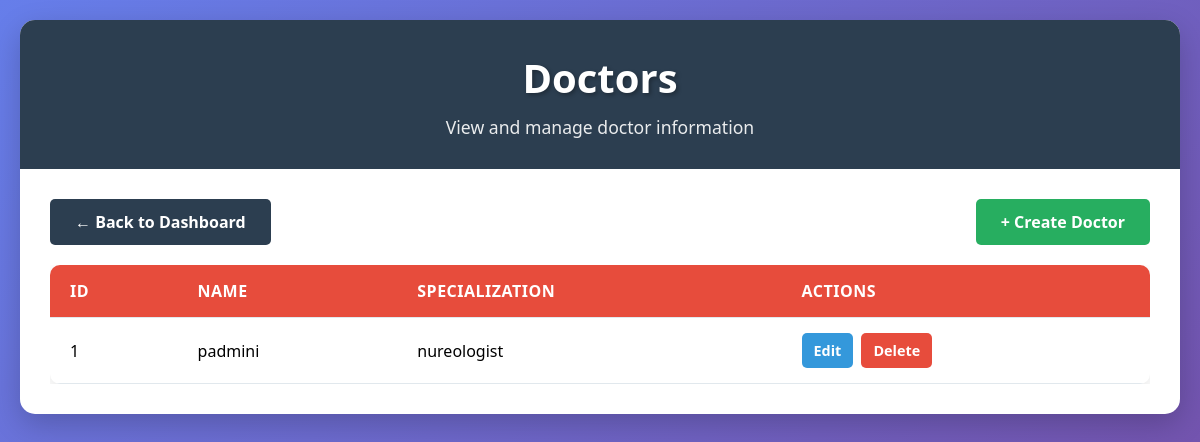
/doctors/, run on an earlier commit of the app's database.
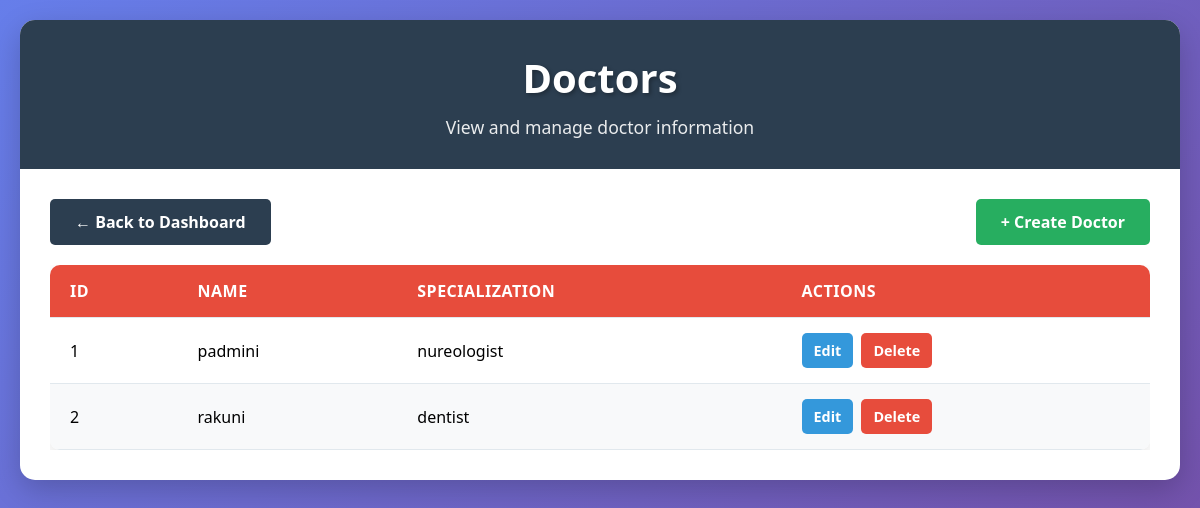
And on a later commit of the database.
### doctors/models.py (models this page shows, shortened)
class doctor(models.Model):
 name = models.CharField(max_length=200,null=True,blank=True)
 specialization = models.CharField(max_length=20,null=True,blank=True)

### doctors/views.py (the view)
# urls.py: path('', doctor_list, name='doctor_list'),
def doctor_list(request):
      doctors = doctor.objects.all()
      return render(request, 'doctors.html',  {'doctors': doctors})

### doctors/templates/doctors.html (shortened to what this page needs)
<!DOCTYPE html>
<html lang="en">
<head>
</head>
<body>
    <div class="container">
        <div class="header">
            <h1>Doctors</h1>
            <p>View and manage doctor information</p>
        </div>
        <div class="content">
            <div class="top-row">
                <a href="/dashboard/" class="back-btn">← Back to Dashboard</a>
                <a href="{% url 'doctor_create' %}" class="create-btn">+ Create Doctor</a>
            </div>
            <div class="table-container">
                {% if doctors %}
                <table>
                    <thead>
                        <tr>
                            <th>ID</th>
                            <th>Name</th>
                            <th>Specialization</th>
                            <th>Actions</th>
                        </tr>
                    </thead>
                    <tbody>
                        {% for doctor in doctors %}
                        <tr>
                            <td>{{ doctor.id }}</td>
                            <td>{{ doctor.name }}</td>
                            <td>{{ doctor.specialization }}</td>
                            <td>
                                <div class="action-buttons">
                                    <a href="{% url 'doctor_edit' doctor_id=doctor.id %}" class="btn-edit">Edit</a>
                                    <a href="{% url 'doctor_delete' doctor_id=doctor.id %}" class="btn-delete">Delete</a>
                                </div>
                            </td>
                        </tr>
                        {% endfor %}
                    </tbody>
                </table>
                {% else %}
                <div class="no-doctors">
                    <div class="icon">👨‍⚕️</div>
                    <p>No doctors found</p>
                </div>
                {% endif %}
            </div>
        </div>
    </div>
</body>
</html>

### doctors/templates/doctors.html (style rules this page uses)
* { margin: 0; padding: 0; box-sizing: border-box; }
body { font-family: 'Segoe UI', Tahoma, Geneva, Verdana, sans-serif; background: linear-gradient(135deg, #667eea 0%, #764ba2 100%); min-height: 100vh; padding: 20px; }
.container { max-width: 1200px; margin: 0 auto; background: white; border-radius: 15px; box-shadow: 0 10px 30px rgba(0, 0, 0, 0.2); overflow: hidden; }
.header { background: #2c3e50; color: white; padding: 30px; text-align: center; }
.header h1 { font-size: 2.5rem; margin-bottom: 10px; text-shadow: 2px 2px 4px rgba(0, 0, 0, 0.3); }
.header p { font-size: 1.1rem; opacity: 0.9; }
.content { padding: 30px; }
.table-container { overflow-x: auto; margin-top: 20px; }
table { width: 100%; border-collapse: collapse; background: white; border-radius: 10px; overflow: hidden; box-shadow: 0 5px 15px rgba(0, 0, 0, 0.1); }
thead { background: #e74c3c; color: white; }
th, td { padding: 15px 20px; text-align: left; border-bottom: 1px solid #e1e8ed; }
th { font-weight: 600; font-size: 1rem; text-transform: uppercase; letter-spacing: 0.5px; }
tbody tr { transition: background-color 0.3s ease; }
tbody tr:nth-child(even) { background-color: #f8f9fa; }
.top-row { display: flex; flex-wrap: wrap; justify-content: space-between; gap: 10px; align-items: center; margin-bottom: 20px; }
.back-btn, .create-btn { display: inline-block; padding: 12px 25px; color: white; text-decoration: none; border-radius: 5px; font-weight: 600; transition: background 0.3s; }
.back-btn { background: #2c3e50; }
.create-btn { background: #27ae60; }
.action-buttons { display: flex; gap: 8px; }
.btn-edit, .btn-delete { padding: 8px 12px; border: none; border-radius: 5px; cursor: pointer; font-size: 0.9rem; font-weight: 600; text-decoration: none; display: inline-block; transition: all 0.3s; color: white; }
.btn-edit { background: #3498db; }
.btn-delete { background: #e74c3c; }

What changed in the data, as far as the page shows it:
added doctor: id "2", name "rakuni", specialization "dentist"
